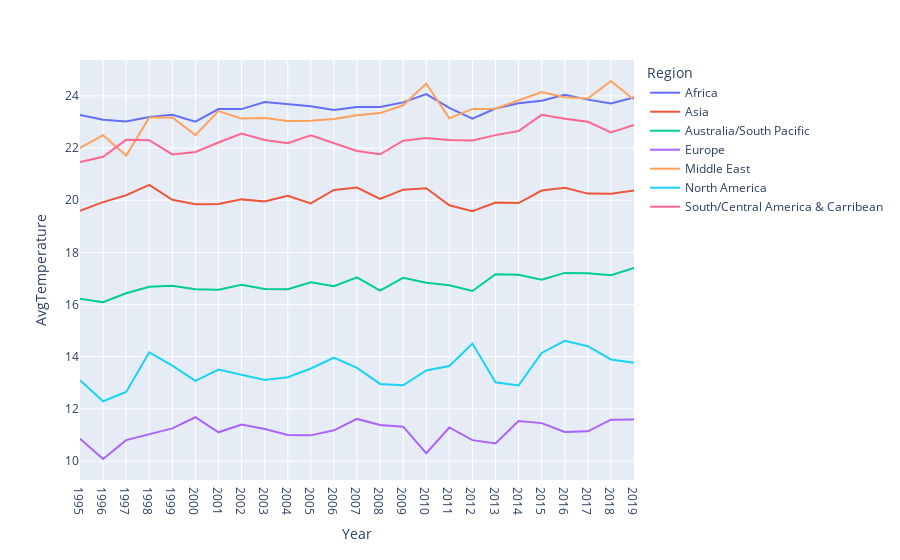

Write notebook code for a chart like this one.
### Code cell
fig1 = px.line(data_regions, x = "Year", y = "AvgTemperature", color = "Region")
fig1.update_xaxes(dtick = "Year")
fig1.show()

### Figure 1 — Plotly figure (JSON) as saved in the notebook; plotly's stock layout.template omitted (floating-point values rounded to 4 significant figures)
{"data": [{"hovertemplate": "Region=Africa<br>Year=%{x}<br>AvgTemperature=%{y}<extra></extra>", "legendgroup": "Africa", "line": {"color": "#636efa", "dash": "solid"}, "marker": {"symbol": "circle"}, "mode": "lines", "name": "Africa", "orientation": "v", "showlegend": true, "type": "scatter", "x": [1995, 1996, 1997, 1998, 1999, 2000, 2001, 2002, 2003, 2004, 2005, 2006, 2007, 2008, 2009, 2010, 2011, 2012, 2013, 2014, 2015, 2016, 2017, 2018, 2019], "xaxis": "x", "y": [23.27, 23.09, 23.02, 23.19, 23.27, 23.01, 23.5, 23.49, 23.77, 23.69, 23.61, 23.46, 23.57, 23.58, 23.75, 24.07, 23.54, 23.13, 23.52, 23.72, 23.82, 24.05, 23.86, 23.71, 23.94], "yaxis": "y"}, {"hovertemplate": "Region=Asia<br>Year=%{x}<br>AvgTemperature=%{y}<extra></extra>", "legendgroup": "Asia", "line": {"color": "#EF553B", "dash": "solid"}, "marker": {"symbol": "circle"}, "mode": "lines", "name": "Asia", "orientation": "v", "showlegend": true, "type": "scatter", "x": [1995, 1996, 1997, 1998, 1999, 2000, 2001, 2002, 2003, 2004, 2005, 2006, 2007, 2008, 2009, 2010, 2011, 2012, 2013, 2014, 2015, 2016, 2017, 2018, 2019], "xaxis": "x", "y": [19.59, 19.93, 20.19, 20.59, 20.02, 19.84, 19.85, 20.03, 19.95, 20.17, 19.88, 20.39, 20.48, 20.05, 20.4, 20.46, 19.81, 19.58, 19.91, 19.89, 20.37, 20.48, 20.25, 20.25, 20.37], "yaxis": "y"}, {"hovertemplate": "Region=Australia/South Pacific<br>Year=%{x}<br>AvgTemperature=%{y}<extra></extra>", "legendgroup": "Australia/South Pacific", "line": {"color": "#00cc96", "dash": "solid"}, "marker": {"symbol": "circle"}, "mode": "lines", "name": "Australia/South Pacific", "orientation": "v", "showlegend": true, "type": "scatter", "x": [1995, 1996, 1997, 1998, 1999, 2000, 2001, 2002, 2003, 2004, 2005, 2006, 2007, 2008, 2009, 2010, 2011, 2012, 2013, 2014, 2015, 2016, 2017, 2018, 2019], "xaxis": "x", "y": [16.22, 16.09, 16.43, 16.68, 16.72, 16.59, 16.57, 16.76, 16.6, 16.59, 16.86, 16.7, 17.04, 16.53, 17.03, 16.83, 16.74, 16.52, 17.16, 17.14, 16.95, 17.21, 17.2, 17.12, 17.4], "yaxis": "y"}, {"hovertemplate": "Region=Europe<br>Year=%{x}<br>AvgTemperature=%{y}<extra></extra>", "legendgroup": "Europe", "line": {"color": "#ab63fa", "dash": "solid"}, "marker": {"symbol": "circle"}, "mode": "lines", "name": "Europe", "orientation": "v", "showlegend": true, "type": "scatter", "x": [1995, 1996, 1997, 1998, 1999, 2000, 2001, 2002, 2003, 2004, 2005, 2006, 2007, 2008, 2009, 2010, 2011, 2012, 2013, 2014, 2015, 2016, 2017, 2018, 2019], "xaxis": "x", "y": [10.86, 10.08, 10.8, 11.04, 11.25, 11.68, 11.1, 11.4, 11.23, 10.99, 10.98, 11.18, 11.61, 11.38, 11.32, 10.3, 11.29, 10.8, 10.67, 11.54, 11.45, 11.12, 11.14, 11.58, 11.59], "yaxis": "y"}, {"hovertemplate": "Region=Middle East<br>Year=%{x}<br>AvgTemperature=%{y}<extra></extra>", "legendgroup": "Middle East", "line": {"color": "#FFA15A", "dash": "solid"}, "marker": {"symbol": "circle"}, "mode": "lines", "name": "Middle East", "orientation": "v", "showlegend": true, "type": "scatter", "x": [1995, 1996, 1997, 1998, 1999, 2000, 2001, 2002, 2003, 2004, 2005, 2006, 2007, 2008, 2009, 2010, 2011, 2012, 2013, 2014, 2015, 2016, 2017, 2018, 2019], "xaxis": "x", "y": [22.01, 22.5, 21.71, 23.17, 23.17, 22.5, 23.42, 23.13, 23.15, 23.04, 23.05, 23.12, 23.26, 23.34, 23.64, 24.48, 23.14, 23.5, 23.51, 23.82, 24.15, 23.95, 23.9, 24.57, 23.85], "yaxis": "y"}, {"hovertemplate": "Region=North America<br>Year=%{x}<br>AvgTemperature=%{y}<extra></extra>", "legendgroup": "North America", "line": {"color": "#19d3f3", "dash": "solid"}, "marker": {"symbol": "circle"}, "mode": "lines", "name": "North America", "orientation": "v", "showlegend": true, "type": "scatter", "x": [1995, 1996, 1997, 1998, 1999, 2000, 2001, 2002, 2003, 2004, 2005, 2006, 2007, 2008, 2009, 2010, 2011, 2012, 2013, 2014, 2015, 2016, 2017, 2018, 2019], "xaxis": "x", "y": [13.1, 12.29, 12.65, 14.17, 13.66, 13.07, 13.51, 13.31, 13.11, 13.21, 13.55, 13.97, 13.57, 12.96, 12.9, 13.47, 13.64, 14.51, 13.02, 12.9, 14.14, 14.61, 14.4, 13.89, 13.77], "yaxis": "y"}, {"hovertemplate": "Region=South/Central America & Carribean<br>Year=%{x}<br>AvgTemperature=%{y}<extra></extra>", "legendgroup": "South/Central America & Carribean", "line": {"color": "#FF6692", "dash": "solid"}, "marker": {"symbol": "circle"}, "mode": "lines", "name": "South/Central America & Carribean", "orientation": "v", "showlegend": true, "type": "scatter", "x": [1995, 1996, 1997, 1998, 1999, 2000, 2001, 2002, 2003, 2004, 2005, 2006, 2007, 2008, 2009, 2010, 2011, 2012, 2013, 2014, 2015, 2016, 2017, 2018, 2019], "xaxis": "x", "y": [21.47, 21.67, 22.32, 22.3, 21.76, 21.85, 22.21, 22.56, 22.31, 22.19, 22.49, 22.18, 21.89, 21.76, 22.28, 22.39, 22.31, 22.29, 22.5, 22.66, 23.27, 23.12, 23.01, 22.6, 22.89], "yaxis": "y"}], "layout": {"legend": {"title": {"text": "Region"}, "tracegroupgap": 0}, "margin": {"t": 60}, "xaxis": {"anchor": "y", "domain": [0, 1], "dtick": "Year", "title": {"text": "Year"}}, "yaxis": {"anchor": "x", "domain": [0, 1], "title": {"text": "AvgTemperature"}}}}
